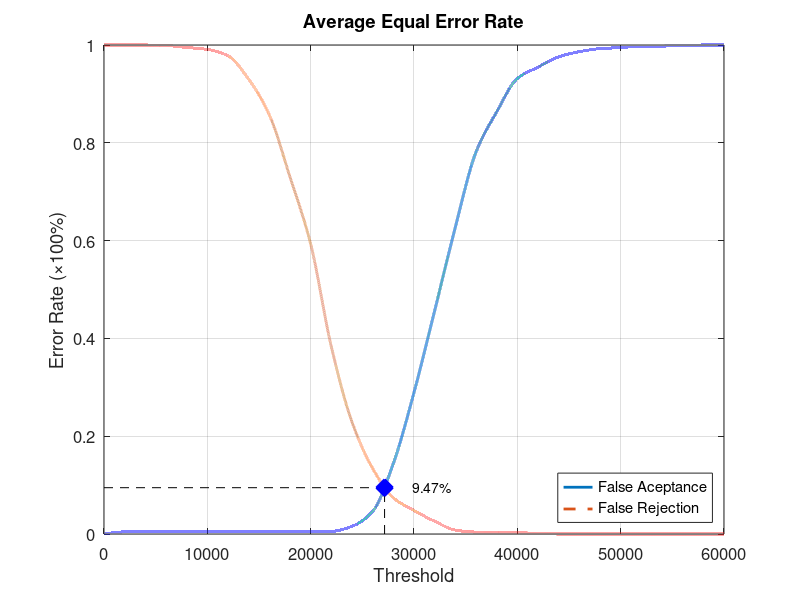
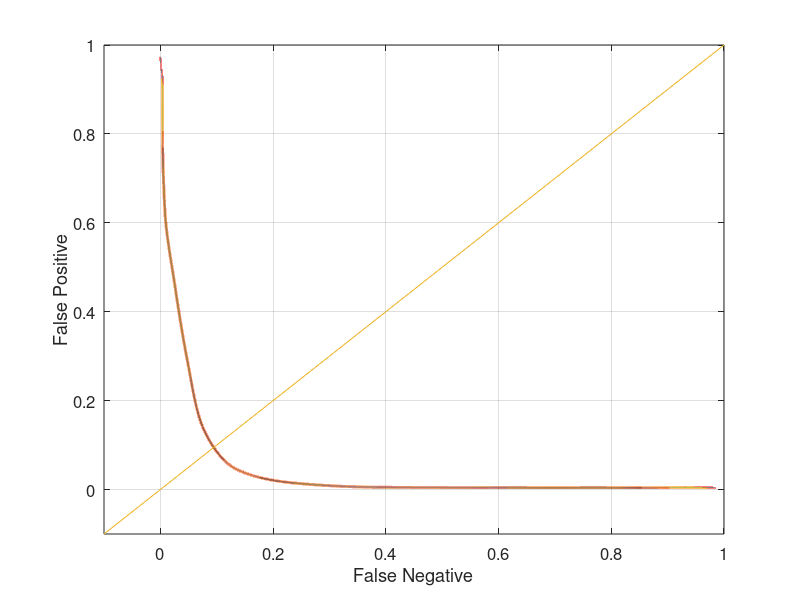

These figures' MATLAB source, in order:
function yEER = Database4Average
close all;
clear;
clc;
x = 0:2000:60000;
xq = 0:0.5:60000;

y0 = [0 0.00421053 0.00421053 0.00421053 0.00421053 0.00421053 0.00421053 0.00421053 0.00421053 0.00421053 0.00421053 0.00526316 0.0157895 0.0463158 0.144211 0.289474 0.456842 0.627368 0.781053 0.863158 0.931579 0.954737 0.975789 0.986316 0.992632 0.994737 0.997895 0.997895 0.998947 1 1];
yy0 = interp1(x, y0, xq, 'pchip');
y1 = [1 1 1 0.999 0.995 0.991 0.978 0.93 0.857 0.73 0.593 0.383 0.229 0.134 0.074 0.048 0.026 0.008 0.004 0.004 0.003 0.001 0 0 0 0 0 0 0 0 0];
yy1 = interp1(x, y1, xq, 'pchip');

% Calculating EER: 
y2 = abs(y0 - y1);
find(y2 == min(y2))
yy2 = abs(yy0 - yy1);
xEER = find(yy2 == min(yy2));
xEERIndex = xq(xEER) % X-axis EER
yEER = yy0(xEER) % Y-axis EER

main = figure
plot(xq, yy0,'-','LineWidth', 2);	hold on
plot(xq, yy1,'--','LineWidth', 2);	hold on
plot([xEERIndex xEERIndex], [0 yEER], 'k--');	hold on
plot([0 xEERIndex], [yEER yEER], 'k--');	hold on
plot(xEERIndex, yEER, 'bx', 'LineWidth', 10);	hold on
text(xEERIndex + 10 * xEERIndex / 100, yEER, [num2str(round((10000 * yEER)) / 100) '%'])
legend('False Aceptance', 'False Rejection', 'Location', 'SouthEast')
xlabel('Threshold')
ylabel('Error Rate (\times100%)')
title('Average Equal Error Rate')
set(gca, 'FontSize', 12)
axis([0 60000 0 1])
grid on

print(main, 'Database4AverageMain', '-dpng');
FNRxFPR = figure('Color', [1 1 1]);
plot(yy1, yy0, '-', yy1, yy0, 'LineWidth', 2);
hold on
y = -0.1:0.1:1
plot(y, y); 
set(gca, 'FontSize', 12)
xlabel('False Negative')
ylabel('False Positive')
axis([-0.1 1 -0.1 1])
set(gca, 'FontSize', 12)
grid on

print(FNRxFPR, 'Database4AverageFNRxFPR','-dpng');
end
